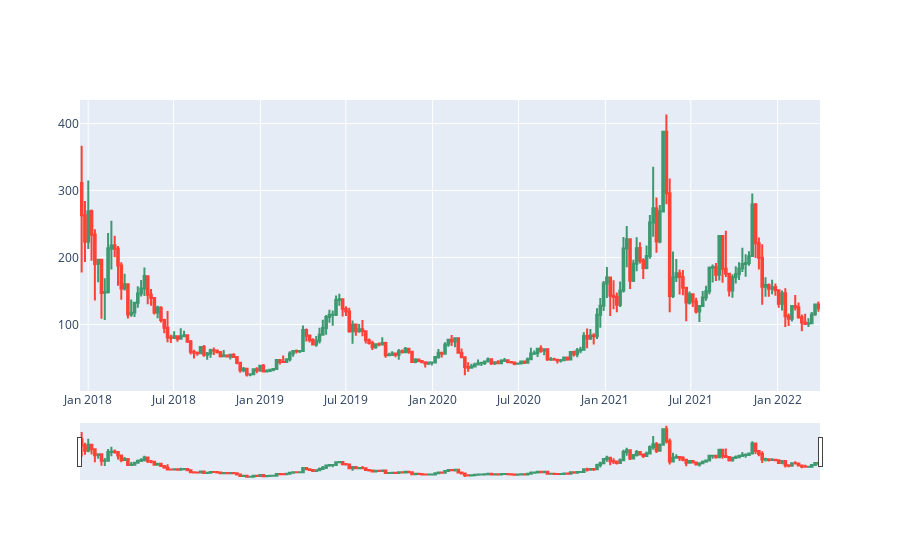

The code cell stored with this chart in its notebook:
### Code cell
import plotly.graph_objects as go
from myenv.models.candlestick import Candlestick
from myenv.models.merchandise_rate import MerchandiseRate
import pandas as pd
import numpy as np
import matplotlib.pyplot as plt
%matplotlib inline


merchandise_rate = MerchandiseRate()
merchandise_rate_id = merchandise_rate.find_by_slug('LTCUSDT')
candlestick = Candlestick(merchandise_rate_id, 'week', 1000, "DESC")

data_prices = candlestick.to_df()


fig = go.Figure(data=[go.Candlestick(x=data_prices.index.tolist(),
                                     open=data_prices['open'].tolist(), high=data_prices['high'].tolist(),
                                     low=data_prices['low'].tolist(), close=data_prices['close'].tolist())])

fig.show()

### Figure 1 — Plotly figure (JSON) as saved in the notebook; plotly's stock layout.template omitted (floating-point values rounded to 4 significant figures; data arrays with more than 128 entries replaced by an {"elided": "..."} marker saying what was removed)
{"data": [{"close": {"elided": "224 float values"}, "high": {"elided": "224 float values"}, "low": {"elided": "224 float values"}, "open": {"elided": "224 float values"}, "type": "candlestick", "x": {"elided": "224 str values"}}], "layout": {}}
